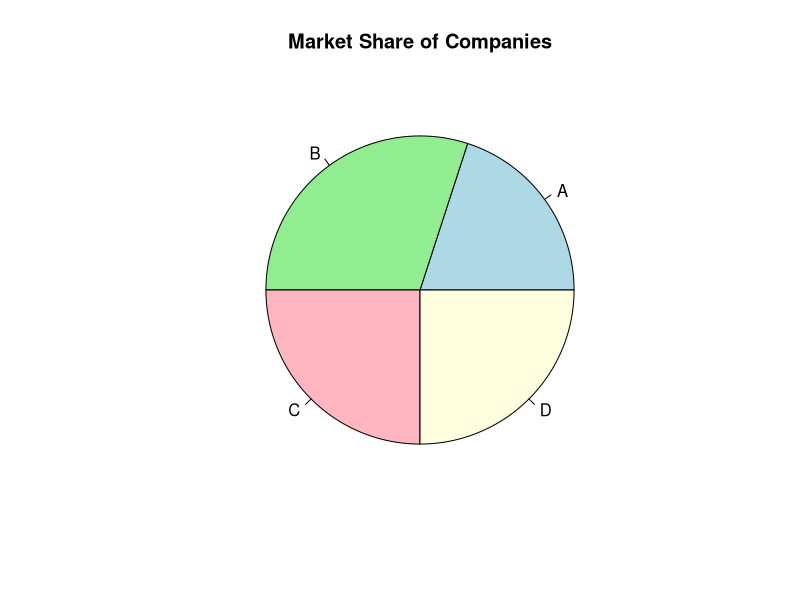

Generate this figure with R:
# Data
companies <- c("A", "B", "C", "D")
market_share <- c(20, 30, 25, 25)

# Pie chart
pie(market_share, 
    labels=companies, 
    main="Market Share of Companies", 
    col=c("lightblue", "lightgreen", "lightpink", "lightyellow"))
